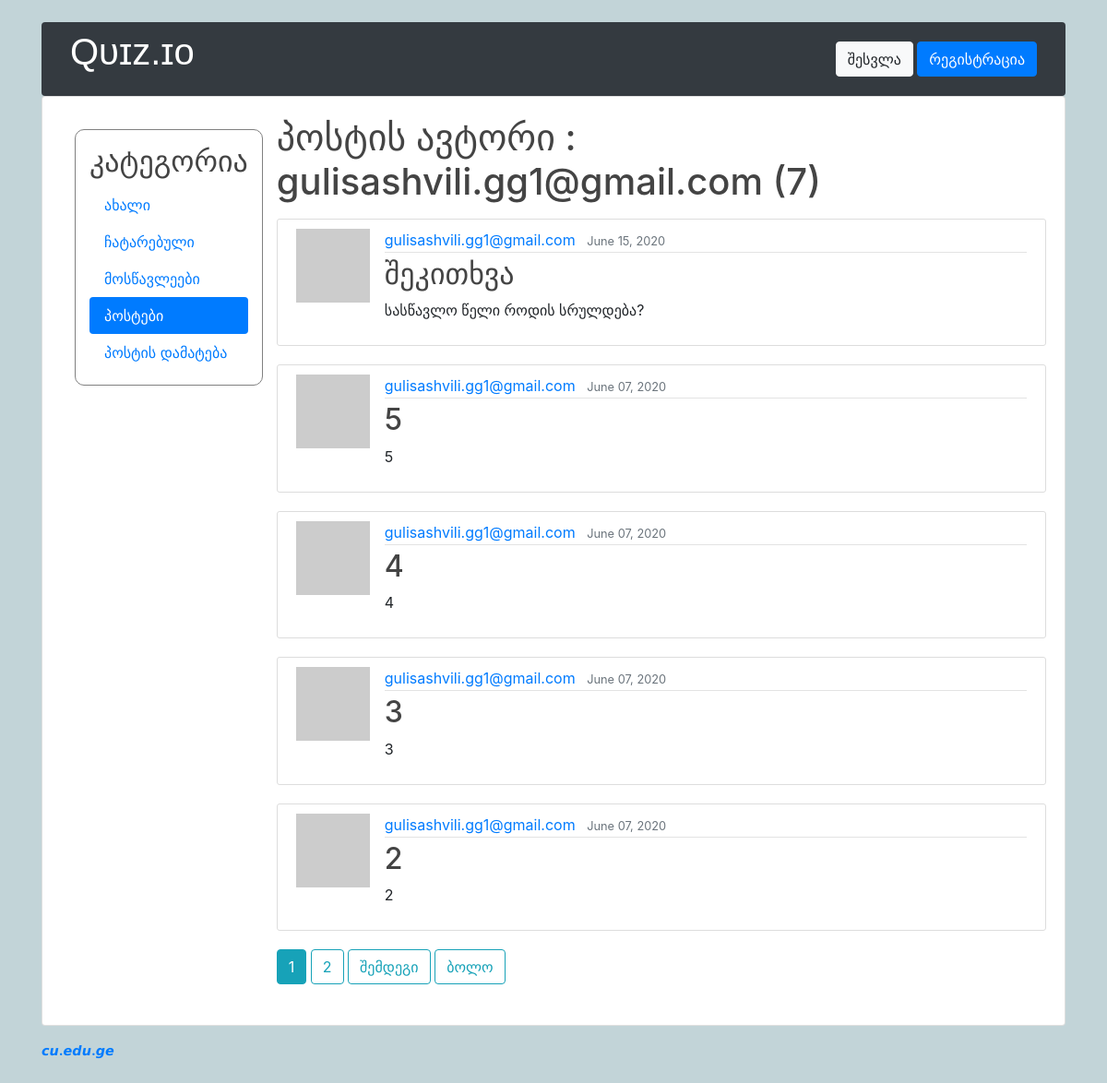
Screenshot of /user/gulisashvili.gg1@gmail.com with the database file from the repository.
### classroom/models.py (models this page shows, shortened)
class User(AbstractUser):
    is_student = models.BooleanField(default=False)
    is_teacher = models.BooleanField(default=False)
    username = models.CharField(error_messages={'unique': 'მომხმარებლის სახელი დაკავებულია.'}, max_length=150, unique=True, verbose_name='მომხმარებლის სახელი')

class Post(models.Model):
    title = models.CharField("სათაური", max_length=100)
    content = models.TextField("პოსტი")
    date_posted = models.DateTimeField(default=timezone.now)
    author = models.ForeignKey(User, on_delete=models.CASCADE)

### classroom/views/blog.py (the view)
# urls.py: path('user/<str:username>', blog.UserPostListView.as_view(), name='user-posts'),
class UserPostListView(ListView):
    model = Post
    template_name = 'classroom/blog/user_posts.html'
    context_object_name = 'posts'
    ordering = ['-date_posted']
    paginate_by = 5
    def get_queryset(self):
        user = get_object_or_404(User, username=self.kwargs.get('username'))
        return Post.objects.filter(author=user).order_by('-date_posted')

### classroom/templatetags/quiz_extras.py (called while the page is built)
@register.filter
def gravatar_url(username, size=40):
    username_hash = hashlib.md5(username.lower().encode('utf-8')).hexdigest()
    return f"https://www.gravatar.com/avatar/{username_hash}?s={size}&d=identicon"

### classroom/templates/classroom/blog/user_posts.html (shortened to what this page needs)
{% extends "base.html" %}
{% load quiz_extras %}
{% block content %}
    <div id=responsivediv>
        <div>
            {% if user.is_authenticated and user.is_teacher %}
                {% include 'classroom/teachers/_header.html' with active='post' %}
            {% else %}
                {% include 'classroom/students/_header.html' with active='post' %}
            {% endif %}
        </div>
        <div style="width: 100%">
            <h1 class="mb-3">პოსტის ავტორი : {{ view.kwargs.username }} ({{ page_obj.paginator.count }})</h1>
            {% for post in posts %}
                <article class="media content-section">
                    <img class="mr-3" src="{{ post.author.username|gravatar_url:50 }}"
                                     alt="{{ student.user.get_full_name }}">
                    <div class="media-body">
                        <div class="article-metadata">
                            <a class="mr-2" href="{% url 'user-posts' post.author.username %}">{{ post.author }}</a>
                            <small class="text-muted">{{ post.date_posted|date:"F d, Y" }}</small>
                        </div>
                        <h2><a class="article-title" href="{% url 'post-detail' post.id %}">{{ post.title }}</a></h2>
                        <p class="article-content">{{ post.content }}</p>
                    </div>
                </article>
            {% endfor %}
            {% if is_paginated %}
                {% for num in page_obj.paginator.page_range %}
                    {% if page_obj.number == num %}
                        <a href="?page={{ num }}" class="btn btn-info mb-4">{{ num }}</a>
                    {% elif num > page_obj.number|add:'-3' and num < page_obj.number|add:'3' %}
                        <a href="?page={{ num }}" class="btn btn-outline-info mb-4">{{ num }}</a>
                    {% endif %}
                {% endfor %}
                {% if page_obj.has_next %}
                    <a href="?page={{ page_obj.next_page_number }}" class=" btn btn-outline-info mb-4">შემდეგი</a>
                    <a href="?page={{ page_obj.num_pages }}" class=" btn btn-outline-info mb-4">ბოლო</a>
                {% endif %}
            {% endif %}
        </div>
    </div>
{% endblock content %}

### static/css/main.css (style rules this page uses)
h1, h2, h3, h4, h5, h6 { color: #444444; }
.content-section { background: #ffffff; padding: 10px 20px; border: 1px solid #dddddd; border-radius: 3px; margin-bottom: 20px; }
.article-title { color: #444444; }
.article-content { white-space: pre-line; }
.article-metadata { padding-bottom: 1px; margin-bottom: 4px; border-bottom: 1px solid #e3e3e3 }

### static/css/students.css (style rules this page uses)
body { background-color: #c2d4d8; }
@media only screen and (min-width: 770px) { #responsivediv { display: flex; } }

### rows the page displays
User: kwargs.username "gulisashvili.gg1@gmail.com"
Post: author "gulisashvili.gg1@gmail.com", date_posted "June 15, 2020", title "შეკითხვა", content "სასწავლო წელი როდის სრულდება?"
Post: author "gulisashvili.gg1@gmail.com", date_posted "June 07, 2020", title "5", content "5"
Post: author "gulisashvili.gg1@gmail.com", date_posted "June 07, 2020", title "4", content "4"
Post: author "gulisashvili.gg1@gmail.com", date_posted "June 07, 2020", title "3", content "3"
Post: author "gulisashvili.gg1@gmail.com", date_posted "June 07, 2020", title "2", content "2"

### other values shown
{{ page_obj.paginator.count }} "7"
{{ num }} "1"
{{ num }} "2"
